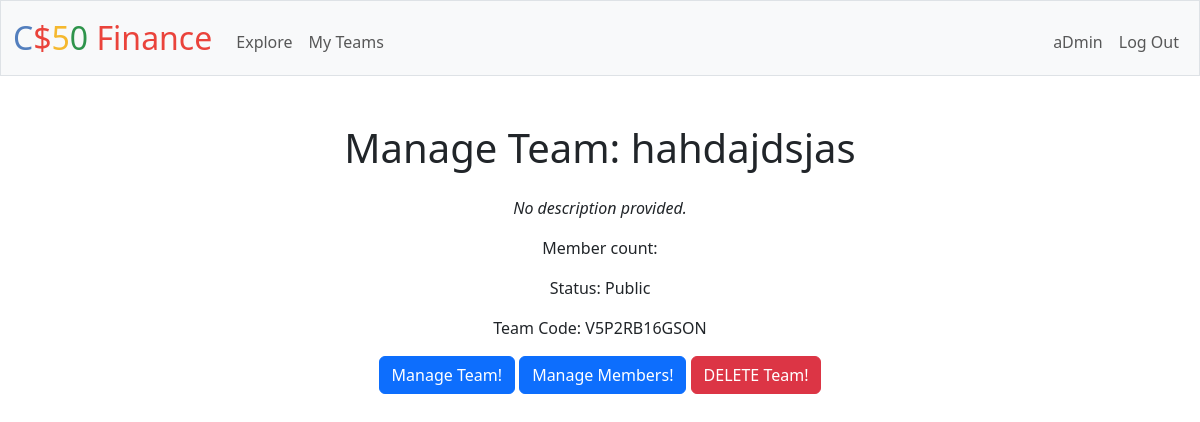
Page /manage_team/hahdajdsjas (signed in) on the committed database.
### tables this page shows
CREATE TABLE "teams" (
    "id"    INTEGER NOT NULL UNIQUE,
    "code"  TEXT NOT NULL,
    "name"  TEXT NOT NULL UNIQUE,
    "description" TEXT,
    "access_type" TEXT NOT NULL,
    PRIMARY KEY("id" AUTOINCREMENT)
);

### app.py (the view)
@app.route("/manage_team/<string:team_name>", methods=["GET"])
@admin_required
def manage_team(team_name):
    search_query = request.args.get("search", "")
    team = db.execute("SELECT * FROM teams WHERE name = ?", team_name)[0]
    members = db.execute("""SELECT users.username, team_members.user_id, team_members.privilege
                            FROM team_members
                            JOIN users ON team_members.user_id = users.id
                            WHERE team_members.team_id = ?
                            AND users.username LIKE ?
                            ORDER BY users.username ASC
                            """, team["id"], f"%{search_query}%")
    if search_query:
        return render_template("manage_team.html", team=team, current_user=session["user_id"], members=members, method="get_search_member")
    else:
        return render_template("manage_team.html", team=team, current_user=session["user_id"], members=members)

### app.py (called while the page is built)
@app.after_request
def after_request(response):
    response.headers["Cache-Control"] = "no-cache, no-store, must-revalidate"
    response.headers["Expires"] = 0
    response.headers["Pragma"] = "no-cache"
    return response

### templates/manage_team.html (shortened to what this page needs)
{% extends "layout.html" %}
{% block main %}
    <h1 class="text-center mb-4">Manage Team: {{ team.name }}</h1>
    {% if team.description %}
        <p class="card-text"><i>{{ team.description }}</i></p>
    {% else %}
        <p class="card-text"><i>No description provided.</i></p>
    {% endif %}
    <p class="card-text">Member count: {{ team.member_count }}</p>
    <p class="card-text">Status: {{ team.access_type.capitalize() }}</p>
    <p class="card-text">Team Code: {{ team.code }}</p>
    <div class="text-center mb-4">
        <button type="button" class="btn btn-primary" data-bs-toggle="modal" data-bs-target="#manage-team-modal">
            Manage Team!
        </button>
        <button type="button" class="btn btn-primary" data-bs-toggle="modal" data-bs-target="#manage-members-modal">
            Manage Members!
        </button>
        <button type="button" class="btn btn-danger" data-bs-toggle="modal" data-bs-target="#delete-teams-modal">
            DELETE Team!
        </button>
    </div>
{% endblock %}

### static/styles.css (style rules this page uses)
.card, .btn, .form-control { transition: opacity 0.2s, transform 0.2s; }

### rows in the picture
teams: name "hahdajdsjas", access_type "Public", code "V5P2RB16GSON"

### other values in the picture
{{ session["username"] }} "aDmin"
